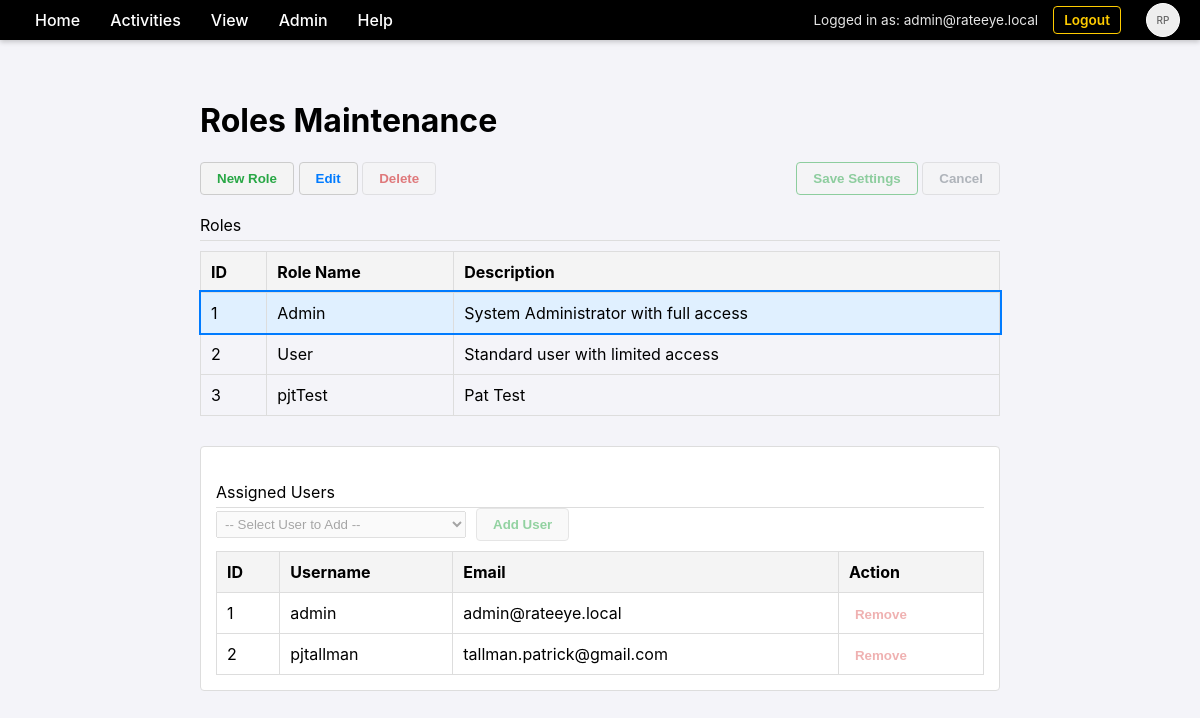
The page /admin/roles (signed in) on the database its author committed.
### database.py (models this page shows)
class User(Base):
    __tablename__ = "users"
    id = Column(Integer, primary_key=True, index=True)
    username = Column(String, unique=True, index=True)
    email = Column(String, unique=True, index=True)
    hashed_password = Column(String, nullable=True)
    is_authorized = Column(Boolean, default=True)
    force_password_change = Column(Boolean, default=False)
    provider = Column(String, default="local")
    profile_json = Column(Text, nullable=True)
    photo_url = Column(String, nullable=True)
    settings = relationship("UserSetting", back_populates="user", cascade="all, delete-orphan")
    roles = relationship("Role", secondary=user_roles, back_populates="users")
    permissions = relationship("Permission", back_populates="user", cascade="all, delete-orphan")

class Role(Base):
    __tablename__ = "roles"
    id = Column(Integer, primary_key=True, index=True)
    name = Column(String, unique=True, index=True)
    description = Column(String)
    users = relationship("User", secondary=user_roles, back_populates="roles")
    permissions = relationship("Permission", back_populates="role", cascade="all, delete-orphan")

### main.py (the view)
@app.get("/admin/roles", response_class=HTMLResponse, tags=[PageType.MAINTENANCE])
async def list_roles(
    request: Request,
    accept_language: str = Header(None),
    user: User = Depends(login_required),
    db: Session = Depends(get_db)
):
    t = get_text(accept_language)
    roles = db.query(Role).all()
    all_users = db.query(User).all()
    return templates.TemplateResponse(request, "admin_roles.html", {
        "t": t,
        "roles": roles,
        "user": user,
        "all_users": all_users
    })

### templates/admin_roles.html (shortened to what this page needs)
{% extends "base.html" %}
{% block content %}
    <h1>{{ t.heading_roles_maintenance }}</h1>
    <div class="action-bar">
        <div class="left-actions">
            <button id="btn-new" class="btn-action btn-add">{{ t.btn_new_role }}</button>
            <button id="btn-edit" class="btn-action btn-edit">{{ t.btn_edit }}</button>
            <button id="btn-delete" class="btn-action btn-delete">{{ t.btn_delete }}</button>
        </div>
        <div class="right-actions">
            <button id="btn-save" class="btn-action btn-save" disabled>{{ t.btn_save }}</button>
            <button id="btn-cancel" class="btn-action btn-cancel" disabled>{{ t.btn_cancel }}</button>
        </div>
    </div>
    <div class="section-header">{{ t.item_roles }}</div>
    <table id="roles-table">
        <thead>
            <tr>
                <th>{{ t.th_id }}</th>
                <th>{{ t.th_role_name }}</th>
                <th>{{ t.th_description }}</th>
            </tr>
        </thead>
        <tbody>
            {% for r in roles %}
            <tr id="role-{{ r.id }}"
                data-role-id="{{ r.id }}"
                data-role-name="{{ r.name }}"
                data-role-desc="{{ r.description }}"
                data-role-users="{{ r.users | map(attribute='id') | list | join(',') }}">
                <td>{{ r.id }}</td>
                <td class="col-name" data-original="{{ r.name }}">{{ r.name }}</td>
                <td class="col-desc" data-original="{{ r.description }}">{{ r.description }}</td>
            </tr>
            {% endfor %}
        </tbody>
    </table>
    <div id="child-container" class="child-table-container">
        <div class="section-header">{{ t.heading_assigned_users }}</div>
        <div class="child-actions">
            <select id="user-selector" class="edit-input" style="width: 250px;">
                <option value="">{{ t.option_select_user }}</option>
            </select>
            <button id="btn-add-user" class="btn-action btn-add" disabled>{{ t.btn_add_user }}</button>
        </div>
        <table id="assigned-users-table">
            <thead>
                <tr>
                    <th>{{ t.th_id }}</th>
                    <th>{{ t.th_username }}</th>
                    <th>{{ t.th_email }}</th>
                    <th>{{ t.th_action or 'Action' }}</th>
                </tr>
            </thead>
            <tbody>
            </tbody>
        </table>
    </div>
{% endblock %}

### templates/base.html (shortened to what this page needs)
<!DOCTYPE html>
<html>
<head>
    <link rel="stylesheet" href="/static/css/style.css">
</head>
<body>
    <div class="menu-bar">
        <div class="menu-item" data-href="/">{{ t.item_home or 'Home' }}</div>
        <div class="menu-item">{{ t.menu_activities or 'Activities' }}
        </div>
        <div class="menu-item">{{ t.menu_view }}
        </div>
        <div class="menu-item">{{ t.menu_admin or 'Admin' }}
        </div>
        <div class="menu-item">{{ t.menu_help }}
        </div>
        <div class="user-info">
            {% if user %}
                <span>{{ t.msg_logged_in_as }} {{ user.email }}</span>
                <a href="/logout" style="margin-right: 15px;">{{ t.nav_logout }}</a>
                <div class="menu-item" style="padding: 0;">
                    {% if user.photo_url %}
                        <img src="{{ user.photo_url }}" class="user-photo" alt="User Photo">
                    {% else %}
                        <div class="user-photo" style="display: flex; align-items: center; justify-content: center; font-size: 10px; color: #666;">
                            RP
                        </div>
                    {% endif %}
                </div>
            {% else %}
                <a href="/login">{{ t.nav_login }}</a>
                <a href="/register">{{ t.nav_register }}</a>
            {% endif %}
        </div>
    </div>
    <div class="content">
        {% block content %}{% endblock %}
    </div>
</body>
</html>

### static/css/style.css (style rules this page uses)
body { font-family: -apple-system, BlinkMacSystemFont, "Segoe UI", Roboto, Helvetica, Arial, sans-serif; margin: 0; padding: 0; background-color: #f4f4f9; }
.menu-bar { background-color: #000000; color: #ffffff; display: flex; padding: 0 20px; align-items: stretch; box-shadow: 0 2px 5px rgba(0,0,0,0.2); height: 40px; }
.menu-item { position: relative; padding: 0 15px; cursor: pointer; font-weight: 500; display: flex; align-items: center; }
.content { padding: 40px; max-width: 800px; margin: 0 auto; }
.user-info { margin-left: auto; display: flex; align-items: center; color: white; font-size: 0.85em; }
.user-info span { margin-right: 15px; opacity: 0.9; }
.user-info a { color: #ffcc00; font-weight: 600; text-decoration: none; padding: 5px 10px; border: 1px solid #ffcc00; border-radius: 4px; }
.user-photo { width: 32px; height: 32px; border-radius: 50%; background: #eee; margin-left: 10px; object-fit: cover; border: 1px solid #fff; }

### templates/admin_roles.html (style rules this page uses)
.section-header { margin-top: 20px; border-bottom: 1px solid #ddd; padding-bottom: 5px; }
table { width: 100%; border-collapse: collapse; margin-top: 10px; cursor: pointer; }
th, td { border: 1px solid #ddd; padding: 10px; text-align: left; }
th { background-color: #f4f4f4; }
.selected-row { background-color: #e0f0ff !important; outline: 2px solid #007bff; }
.action-bar { margin: 15px 0; display: flex; justify-content: space-between; align-items: center; }
.btn-action { padding: 8px 16px; font-weight: bold; cursor: pointer; border: 1px solid #ccc; background-color: #f4f4f4; border-radius: 4px; }
.btn-action:disabled { opacity: 0.5; cursor: not-allowed; }
.btn-delete { color: #c00; }
.btn-edit { color: #007bff; }
.btn-save { color: #28a745; border-color: #28a745; }
.btn-cancel { color: #6c757d; }
.btn-add { color: #28a745; }
.edit-input { width: 95%; padding: 4px; }
.child-table-container { margin-top: 30px; padding: 15px; border: 1px solid #ddd; border-radius: 4px; background: #fff; }
.child-actions { margin-bottom: 10px; display: flex; gap: 10px; align-items: center; }

### rows shown on the page
User: email "admin@rateeye.local"
Role: id "1", name "Admin", description "System Administrator with full access"
Role: id "2", name "User", description "Standard user with limited access"
Role: id "3", name "pjtTest", description "Pat Test"

### other values the page prints
{{ t.item_home or 'Home' }} "Home"
{{ t.menu_activities or 'Activities' }} "Activities"
{{ t.menu_view }} "View"
{{ t.menu_admin or 'Admin' }} "Admin"
{{ t.menu_help }} "Help"
{{ t.msg_logged_in_as }} "Logged in as:"
{{ t.nav_logout }} "Logout"
{{ t.heading_roles_maintenance }} "Roles Maintenance"
{{ t.btn_new_role }} "New Role"
{{ t.btn_edit }} "Edit"
{{ t.btn_delete }} "Delete"
{{ t.btn_save }} "Save Settings"
{{ t.btn_cancel }} "Cancel"
{{ t.item_roles }} "Roles"
{{ t.th_id }} "ID"
